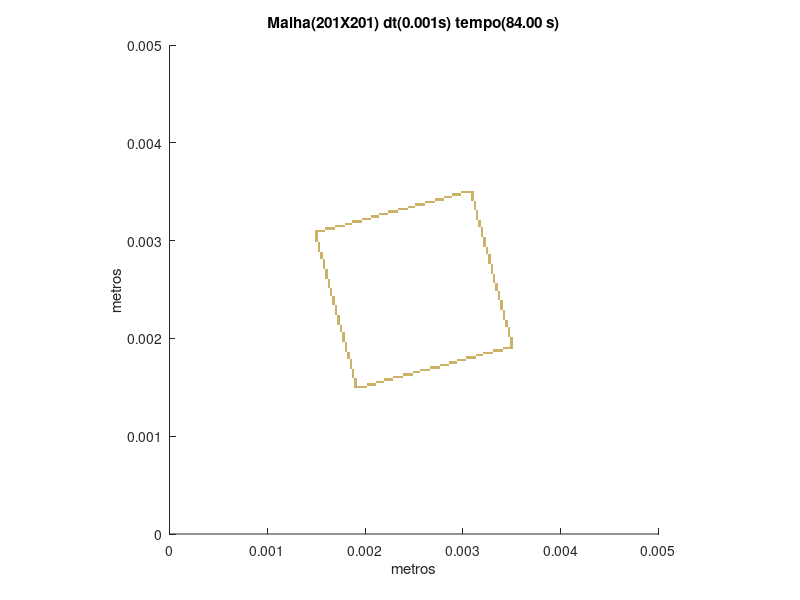

MATLAB code for this plot:
set (gca,'PlotBoxAspectRatio',[1 1 1],'Xlim',[0,0.005],'Ylim',[0,0.005])
hold on
title('Malha(201X201) dt(0.001s) tempo(84.00 s)')
hold on
ylabel('metros')
hold on
xlabel('metros')
hold on

fill([0.00189054726368159 0.00189054726368159 0.00191542288557214 0.00191542288557214],[0.00149253731343284 0.00151741293532338 0.00151741293532338 0.00149253731343284],[0.8,0.7,0.4],'LineStyle','none')

fill([0.00191542288557214 0.00191542288557214 0.00194029850746269 0.00194029850746269],[0.00149253731343284 0.00151741293532338 0.00151741293532338 0.00149253731343284],[0.8,0.7,0.4],'LineStyle','none')

fill([0.00194029850746269 0.00194029850746269 0.00196517412935323 0.00196517412935323],[0.00149253731343284 0.00151741293532338 0.00151741293532338 0.00149253731343284],[0.8,0.7,0.4],'LineStyle','none')

fill([0.00196517412935323 0.00196517412935323 0.00199004975124378 0.00199004975124378],[0.00149253731343284 0.00151741293532338 0.00151741293532338 0.00149253731343284],[0.8,0.7,0.4],'LineStyle','none')

fill([0.00199004975124378 0.00199004975124378 0.00201492537313433 0.00201492537313433],[0.00149253731343284 0.00151741293532338 0.00151741293532338 0.00149253731343284],[0.8,0.7,0.4],'LineStyle','none')

fill([0.00189054726368159 0.00189054726368159 0.00191542288557214 0.00191542288557214],[0.00151741293532338 0.00154228855721393 0.00154228855721393 0.00151741293532338],[0.8,0.7,0.4],'LineStyle','none')

fill([0.00201492537313433 0.00201492537313433 0.00203980099502488 0.00203980099502488],[0.00151741293532338 0.00154228855721393 0.00154228855721393 0.00151741293532338],[0.8,0.7,0.4],'LineStyle','none')

fill([0.00203980099502488 0.00203980099502488 0.00206467661691542 0.00206467661691542],[0.00151741293532338 0.00154228855721393 0.00154228855721393 0.00151741293532338],[0.8,0.7,0.4],'LineStyle','none')

fill([0.00206467661691542 0.00206467661691542 0.00208955223880597 0.00208955223880597],[0.00151741293532338 0.00154228855721393 0.00154228855721393 0.00151741293532338],[0.8,0.7,0.4],'LineStyle','none')

fill([0.00208955223880597 0.00208955223880597 0.00211442786069652 0.00211442786069652],[0.00151741293532338 0.00154228855721393 0.00154228855721393 0.00151741293532338],[0.8,0.7,0.4],'LineStyle','none')

fill([0.00189054726368159 0.00189054726368159 0.00191542288557214 0.00191542288557214],[0.00154228855721393 0.00156716417910448 0.00156716417910448 0.00154228855721393],[0.8,0.7,0.4],'LineStyle','none')

fill([0.00211442786069652 0.00211442786069652 0.00213930348258706 0.00213930348258706],[0.00154228855721393 0.00156716417910448 0.00156716417910448 0.00154228855721393],[0.8,0.7,0.4],'LineStyle','none')

fill([0.00213930348258706 0.00213930348258706 0.00216417910447761 0.00216417910447761],[0.00154228855721393 0.00156716417910448 0.00156716417910448 0.00154228855721393],[0.8,0.7,0.4],'LineStyle','none')

fill([0.00216417910447761 0.00216417910447761 0.00218905472636816 0.00218905472636816],[0.00154228855721393 0.00156716417910448 0.00156716417910448 0.00154228855721393],[0.8,0.7,0.4],'LineStyle','none')

fill([0.00189054726368159 0.00189054726368159 0.00191542288557214 0.00191542288557214],[0.00156716417910448 0.00159203980099502 0.00159203980099502 0.00156716417910448],[0.8,0.7,0.4],'LineStyle','none')

fill([0.00218905472636816 0.00218905472636816 0.00221393034825871 0.00221393034825871],[0.00156716417910448 0.00159203980099502 0.00159203980099502 0.00156716417910448],[0.8,0.7,0.4],'LineStyle','none')

fill([0.00221393034825871 0.00221393034825871 0.00223880597014925 0.00223880597014925],[0.00156716417910448 0.00159203980099502 0.00159203980099502 0.00156716417910448],[0.8,0.7,0.4],'LineStyle','none')

fill([0.00223880597014925 0.00223880597014925 0.0022636815920398 0.0022636815920398],[0.00156716417910448 0.00159203980099502 0.00159203980099502 0.00156716417910448],[0.8,0.7,0.4],'LineStyle','none')

fill([0.0022636815920398 0.0022636815920398 0.00228855721393035 0.00228855721393035],[0.00156716417910448 0.00159203980099502 0.00159203980099502 0.00156716417910448],[0.8,0.7,0.4],'LineStyle','none')

fill([0.00186567164179104 0.00186567164179104 0.00189054726368159 0.00189054726368159],[0.00159203980099502 0.00161691542288557 0.00161691542288557 0.00159203980099502],[0.8,0.7,0.4],'LineStyle','none')

fill([0.00228855721393035 0.00228855721393035 0.0023134328358209 0.0023134328358209],[0.00159203980099502 0.00161691542288557 0.00161691542288557 0.00159203980099502],[0.8,0.7,0.4],'LineStyle','none')

fill([0.0023134328358209 0.0023134328358209 0.00233830845771144 0.00233830845771144],[0.00159203980099502 0.00161691542288557 0.00161691542288557 0.00159203980099502],[0.8,0.7,0.4],'LineStyle','none')

fill([0.00233830845771144 0.00233830845771144 0.00236318407960199 0.00236318407960199],[0.00159203980099502 0.00161691542288557 0.00161691542288557 0.00159203980099502],[0.8,0.7,0.4],'LineStyle','none')

fill([0.00236318407960199 0.00236318407960199 0.00238805970149254 0.00238805970149254],[0.00159203980099502 0.00161691542288557 0.00161691542288557 0.00159203980099502],[0.8,0.7,0.4],'LineStyle','none')

fill([0.00186567164179104 0.00186567164179104 0.00189054726368159 0.00189054726368159],[0.00161691542288557 0.00164179104477612 0.00164179104477612 0.00161691542288557],[0.8,0.7,0.4],'LineStyle','none')

fill([0.00238805970149254 0.00238805970149254 0.00241293532338308 0.00241293532338308],[0.00161691542288557 0.00164179104477612 0.00164179104477612 0.00161691542288557],[0.8,0.7,0.4],'LineStyle','none')

fill([0.00241293532338308 0.00241293532338308 0.00243781094527363 0.00243781094527363],[0.00161691542288557 0.00164179104477612 0.00164179104477612 0.00161691542288557],[0.8,0.7,0.4],'LineStyle','none')

fill([0.00243781094527363 0.00243781094527363 0.00246268656716418 0.00246268656716418],[0.00161691542288557 0.00164179104477612 0.00164179104477612 0.00161691542288557],[0.8,0.7,0.4],'LineStyle','none')

fill([0.00246268656716418 0.00246268656716418 0.00248756218905473 0.00248756218905473],[0.00161691542288557 0.00164179104477612 0.00164179104477612 0.00161691542288557],[0.8,0.7,0.4],'LineStyle','none')

fill([0.00186567164179104 0.00186567164179104 0.00189054726368159 0.00189054726368159],[0.00164179104477612 0.00166666666666667 0.00166666666666667 0.00164179104477612],[0.8,0.7,0.4],'LineStyle','none')

fill([0.00248756218905473 0.00248756218905473 0.00251243781094527 0.00251243781094527],[0.00164179104477612 0.00166666666666667 0.00166666666666667 0.00164179104477612],[0.8,0.7,0.4],'LineStyle','none')

fill([0.00251243781094527 0.00251243781094527 0.00253731343283582 0.00253731343283582],[0.00164179104477612 0.00166666666666667 0.00166666666666667 0.00164179104477612],[0.8,0.7,0.4],'LineStyle','none')

fill([0.00253731343283582 0.00253731343283582 0.00256218905472637 0.00256218905472637],[0.00164179104477612 0.00166666666666667 0.00166666666666667 0.00164179104477612],[0.8,0.7,0.4],'LineStyle','none')

fill([0.00186567164179104 0.00186567164179104 0.00189054726368159 0.00189054726368159],[0.00166666666666667 0.00169154228855721 0.00169154228855721 0.00166666666666667],[0.8,0.7,0.4],'LineStyle','none')

fill([0.00256218905472637 0.00256218905472637 0.00258706467661692 0.00258706467661692],[0.00166666666666667 0.00169154228855721 0.00169154228855721 0.00166666666666667],[0.8,0.7,0.4],'LineStyle','none')

fill([0.00258706467661692 0.00258706467661692 0.00261194029850746 0.00261194029850746],[0.00166666666666667 0.00169154228855721 0.00169154228855721 0.00166666666666667],[0.8,0.7,0.4],'LineStyle','none')

fill([0.00261194029850746 0.00261194029850746 0.00263681592039801 0.00263681592039801],[0.00166666666666667 0.00169154228855721 0.00169154228855721 0.00166666666666667],[0.8,0.7,0.4],'LineStyle','none')

fill([0.00263681592039801 0.00263681592039801 0.00266169154228856 0.00266169154228856],[0.00166666666666667 0.00169154228855721 0.00169154228855721 0.00166666666666667],[0.8,0.7,0.4],'LineStyle','none')

fill([0.0018407960199005 0.0018407960199005 0.00186567164179104 0.00186567164179104],[0.00169154228855721 0.00171641791044776 0.00171641791044776 0.00169154228855721],[0.8,0.7,0.4],'LineStyle','none')

fill([0.00266169154228856 0.00266169154228856 0.0026865671641791 0.0026865671641791],[0.00169154228855721 0.00171641791044776 0.00171641791044776 0.00169154228855721],[0.8,0.7,0.4],'LineStyle','none')

fill([0.0026865671641791 0.0026865671641791 0.00271144278606965 0.00271144278606965],[0.00169154228855721 0.00171641791044776 0.00171641791044776 0.00169154228855721],[0.8,0.7,0.4],'LineStyle','none')

fill([0.00271144278606965 0.00271144278606965 0.0027363184079602 0.0027363184079602],[0.00169154228855721 0.00171641791044776 0.00171641791044776 0.00169154228855721],[0.8,0.7,0.4],'LineStyle','none')

fill([0.0027363184079602 0.0027363184079602 0.00276119402985075 0.00276119402985075],[0.00169154228855721 0.00171641791044776 0.00171641791044776 0.00169154228855721],[0.8,0.7,0.4],'LineStyle','none')

fill([0.0018407960199005 0.0018407960199005 0.00186567164179104 0.00186567164179104],[0.00171641791044776 0.00174129353233831 0.00174129353233831 0.00171641791044776],[0.8,0.7,0.4],'LineStyle','none')

fill([0.00276119402985075 0.00276119402985075 0.00278606965174129 0.00278606965174129],[0.00171641791044776 0.00174129353233831 0.00174129353233831 0.00171641791044776],[0.8,0.7,0.4],'LineStyle','none')

fill([0.00278606965174129 0.00278606965174129 0.00281094527363184 0.00281094527363184],[0.00171641791044776 0.00174129353233831 0.00174129353233831 0.00171641791044776],[0.8,0.7,0.4],'LineStyle','none')

fill([0.00281094527363184 0.00281094527363184 0.00283582089552239 0.00283582089552239],[0.00171641791044776 0.00174129353233831 0.00174129353233831 0.00171641791044776],[0.8,0.7,0.4],'LineStyle','none')

fill([0.00283582089552239 0.00283582089552239 0.00286069651741294 0.00286069651741294],[0.00171641791044776 0.00174129353233831 0.00174129353233831 0.00171641791044776],[0.8,0.7,0.4],'LineStyle','none')

fill([0.0018407960199005 0.0018407960199005 0.00186567164179104 0.00186567164179104],[0.00174129353233831 0.00176616915422886 0.00176616915422886 0.00174129353233831],[0.8,0.7,0.4],'LineStyle','none')

fill([0.00286069651741294 0.00286069651741294 0.00288557213930348 0.00288557213930348],[0.00174129353233831 0.00176616915422886 0.00176616915422886 0.00174129353233831],[0.8,0.7,0.4],'LineStyle','none')

fill([0.00288557213930348 0.00288557213930348 0.00291044776119403 0.00291044776119403],[0.00174129353233831 0.00176616915422886 0.00176616915422886 0.00174129353233831],[0.8,0.7,0.4],'LineStyle','none')

fill([0.00291044776119403 0.00291044776119403 0.00293532338308458 0.00293532338308458],[0.00174129353233831 0.00176616915422886 0.00176616915422886 0.00174129353233831],[0.8,0.7,0.4],'LineStyle','none')

fill([0.0018407960199005 0.0018407960199005 0.00186567164179104 0.00186567164179104],[0.00176616915422886 0.0017910447761194 0.0017910447761194 0.00176616915422886],[0.8,0.7,0.4],'LineStyle','none')

fill([0.00293532338308458 0.00293532338308458 0.00296019900497512 0.00296019900497512],[0.00176616915422886 0.0017910447761194 0.0017910447761194 0.00176616915422886],[0.8,0.7,0.4],'LineStyle','none')

fill([0.00296019900497512 0.00296019900497512 0.00298507462686567 0.00298507462686567],[0.00176616915422886 0.0017910447761194 0.0017910447761194 0.00176616915422886],[0.8,0.7,0.4],'LineStyle','none')

fill([0.00298507462686567 0.00298507462686567 0.00300995024875622 0.00300995024875622],[0.00176616915422886 0.0017910447761194 0.0017910447761194 0.00176616915422886],[0.8,0.7,0.4],'LineStyle','none')

fill([0.00300995024875622 0.00300995024875622 0.00303482587064677 0.00303482587064677],[0.00176616915422886 0.0017910447761194 0.0017910447761194 0.00176616915422886],[0.8,0.7,0.4],'LineStyle','none')

fill([0.00181592039800995 0.00181592039800995 0.0018407960199005 0.0018407960199005],[0.0017910447761194 0.00181592039800995 0.00181592039800995 0.0017910447761194],[0.8,0.7,0.4],'LineStyle','none')

fill([0.00303482587064677 0.00303482587064677 0.00305970149253731 0.00305970149253731],[0.0017910447761194 0.00181592039800995 0.00181592039800995 0.0017910447761194],[0.8,0.7,0.4],'LineStyle','none')

fill([0.00305970149253731 0.00305970149253731 0.00308457711442786 0.00308457711442786],[0.0017910447761194 0.00181592039800995 0.00181592039800995 0.0017910447761194],[0.8,0.7,0.4],'LineStyle','none')

fill([0.00308457711442786 0.00308457711442786 0.00310945273631841 0.00310945273631841],[0.0017910447761194 0.00181592039800995 0.00181592039800995 0.0017910447761194],[0.8,0.7,0.4],'LineStyle','none')

fill([0.00310945273631841 0.00310945273631841 0.00313432835820896 0.00313432835820896],[0.0017910447761194 0.00181592039800995 0.00181592039800995 0.0017910447761194],[0.8,0.7,0.4],'LineStyle','none')

fill([0.00181592039800995 0.00181592039800995 0.0018407960199005 0.0018407960199005],[0.00181592039800995 0.0018407960199005 0.0018407960199005 0.00181592039800995],[0.8,0.7,0.4],'LineStyle','none')

fill([0.00313432835820896 0.00313432835820896 0.0031592039800995 0.0031592039800995],[0.00181592039800995 0.0018407960199005 0.0018407960199005 0.00181592039800995],[0.8,0.7,0.4],'LineStyle','none')

fill([0.0031592039800995 0.0031592039800995 0.00318407960199005 0.00318407960199005],[0.00181592039800995 0.0018407960199005 0.0018407960199005 0.00181592039800995],[0.8,0.7,0.4],'LineStyle','none')

fill([0.00318407960199005 0.00318407960199005 0.0032089552238806 0.0032089552238806],[0.00181592039800995 0.0018407960199005 0.0018407960199005 0.00181592039800995],[0.8,0.7,0.4],'LineStyle','none')

fill([0.00181592039800995 0.00181592039800995 0.0018407960199005 0.0018407960199005],[0.0018407960199005 0.00186567164179104 0.00186567164179104 0.0018407960199005],[0.8,0.7,0.4],'LineStyle','none')

fill([0.0032089552238806 0.0032089552238806 0.00323383084577114 0.00323383084577114],[0.0018407960199005 0.00186567164179104 0.00186567164179104 0.0018407960199005],[0.8,0.7,0.4],'LineStyle','none')

fill([0.00323383084577114 0.00323383084577114 0.00325870646766169 0.00325870646766169],[0.0018407960199005 0.00186567164179104 0.00186567164179104 0.0018407960199005],[0.8,0.7,0.4],'LineStyle','none')

fill([0.00325870646766169 0.00325870646766169 0.00328358208955224 0.00328358208955224],[0.0018407960199005 0.00186567164179104 0.00186567164179104 0.0018407960199005],[0.8,0.7,0.4],'LineStyle','none')

fill([0.00328358208955224 0.00328358208955224 0.00330845771144279 0.00330845771144279],[0.0018407960199005 0.00186567164179104 0.00186567164179104 0.0018407960199005],[0.8,0.7,0.4],'LineStyle','none')

fill([0.0017910447761194 0.0017910447761194 0.00181592039800995 0.00181592039800995],[0.00186567164179104 0.00189054726368159 0.00189054726368159 0.00186567164179104],[0.8,0.7,0.4],'LineStyle','none')

fill([0.00330845771144279 0.00330845771144279 0.00333333333333333 0.00333333333333333],[0.00186567164179104 0.00189054726368159 0.00189054726368159 0.00186567164179104],[0.8,0.7,0.4],'LineStyle','none')

fill([0.00333333333333333 0.00333333333333333 0.00335820895522388 0.00335820895522388],[0.00186567164179104 0.00189054726368159 0.00189054726368159 0.00186567164179104],[0.8,0.7,0.4],'LineStyle','none')

fill([0.00335820895522388 0.00335820895522388 0.00338308457711443 0.00338308457711443],[0.00186567164179104 0.00189054726368159 0.00189054726368159 0.00186567164179104],[0.8,0.7,0.4],'LineStyle','none')

fill([0.00338308457711443 0.00338308457711443 0.00340796019900498 0.00340796019900498],[0.00186567164179104 0.00189054726368159 0.00189054726368159 0.00186567164179104],[0.8,0.7,0.4],'LineStyle','none')

fill([0.0017910447761194 0.0017910447761194 0.00181592039800995 0.00181592039800995],[0.00189054726368159 0.00191542288557214 0.00191542288557214 0.00189054726368159],[0.8,0.7,0.4],'LineStyle','none')

fill([0.00340796019900498 0.00340796019900498 0.00343283582089552 0.00343283582089552],[0.00189054726368159 0.00191542288557214 0.00191542288557214 0.00189054726368159],[0.8,0.7,0.4],'LineStyle','none')

fill([0.00343283582089552 0.00343283582089552 0.00345771144278607 0.00345771144278607],[0.00189054726368159 0.00191542288557214 0.00191542288557214 0.00189054726368159],[0.8,0.7,0.4],'LineStyle','none')

fill([0.00345771144278607 0.00345771144278607 0.00348258706467662 0.00348258706467662],[0.00189054726368159 0.00191542288557214 0.00191542288557214 0.00189054726368159],[0.8,0.7,0.4],'LineStyle','none')

fill([0.00348258706467662 0.00348258706467662 0.00350746268656716 0.00350746268656716],[0.00189054726368159 0.00191542288557214 0.00191542288557214 0.00189054726368159],[0.8,0.7,0.4],'LineStyle','none')

fill([0.0017910447761194 0.0017910447761194 0.00181592039800995 0.00181592039800995],[0.00191542288557214 0.00194029850746269 0.00194029850746269 0.00191542288557214],[0.8,0.7,0.4],'LineStyle','none')

fill([0.00348258706467662 0.00348258706467662 0.00350746268656716 0.00350746268656716],[0.00191542288557214 0.00194029850746269 0.00194029850746269 0.00191542288557214],[0.8,0.7,0.4],'LineStyle','none')

fill([0.0017910447761194 0.0017910447761194 0.00181592039800995 0.00181592039800995],[0.00194029850746269 0.00196517412935323 0.00196517412935323 0.00194029850746269],[0.8,0.7,0.4],'LineStyle','none')

fill([0.00348258706467662 0.00348258706467662 0.00350746268656716 0.00350746268656716],[0.00194029850746269 0.00196517412935323 0.00196517412935323 0.00194029850746269],[0.8,0.7,0.4],'LineStyle','none')

fill([0.00176616915422886 0.00176616915422886 0.0017910447761194 0.0017910447761194],[0.00196517412935323 0.00199004975124378 0.00199004975124378 0.00196517412935323],[0.8,0.7,0.4],'LineStyle','none')

fill([0.00348258706467662 0.00348258706467662 0.00350746268656716 0.00350746268656716],[0.00196517412935323 0.00199004975124378 0.00199004975124378 0.00196517412935323],[0.8,0.7,0.4],'LineStyle','none')

fill([0.00176616915422886 0.00176616915422886 0.0017910447761194 0.0017910447761194],[0.00199004975124378 0.00201492537313433 0.00201492537313433 0.00199004975124378],[0.8,0.7,0.4],'LineStyle','none')

fill([0.00348258706467662 0.00348258706467662 0.00350746268656716 0.00350746268656716],[0.00199004975124378 0.00201492537313433 0.00201492537313433 0.00199004975124378],[0.8,0.7,0.4],'LineStyle','none')

fill([0.00176616915422886 0.00176616915422886 0.0017910447761194 0.0017910447761194],[0.00201492537313433 0.00203980099502488 0.00203980099502488 0.00201492537313433],[0.8,0.7,0.4],'LineStyle','none')

fill([0.00345771144278607 0.00345771144278607 0.00348258706467662 0.00348258706467662],[0.00201492537313433 0.00203980099502488 0.00203980099502488 0.00201492537313433],[0.8,0.7,0.4],'LineStyle','none')

fill([0.00176616915422886 0.00176616915422886 0.0017910447761194 0.0017910447761194],[0.00203980099502488 0.00206467661691542 0.00206467661691542 0.00203980099502488],[0.8,0.7,0.4],'LineStyle','none')

fill([0.00345771144278607 0.00345771144278607 0.00348258706467662 0.00348258706467662],[0.00203980099502488 0.00206467661691542 0.00206467661691542 0.00203980099502488],[0.8,0.7,0.4],'LineStyle','none')

fill([0.00174129353233831 0.00174129353233831 0.00176616915422886 0.00176616915422886],[0.00206467661691542 0.00208955223880597 0.00208955223880597 0.00206467661691542],[0.8,0.7,0.4],'LineStyle','none')

fill([0.00345771144278607 0.00345771144278607 0.00348258706467662 0.00348258706467662],[0.00206467661691542 0.00208955223880597 0.00208955223880597 0.00206467661691542],[0.8,0.7,0.4],'LineStyle','none')

fill([0.00174129353233831 0.00174129353233831 0.00176616915422886 0.00176616915422886],[0.00208955223880597 0.00211442786069652 0.00211442786069652 0.00208955223880597],[0.8,0.7,0.4],'LineStyle','none')

fill([0.00345771144278607 0.00345771144278607 0.00348258706467662 0.00348258706467662],[0.00208955223880597 0.00211442786069652 0.00211442786069652 0.00208955223880597],[0.8,0.7,0.4],'LineStyle','none')

fill([0.00174129353233831 0.00174129353233831 0.00176616915422886 0.00176616915422886],[0.00211442786069652 0.00213930348258706 0.00213930348258706 0.00211442786069652],[0.8,0.7,0.4],'LineStyle','none')

fill([0.00343283582089552 0.00343283582089552 0.00345771144278607 0.00345771144278607],[0.00211442786069652 0.00213930348258706 0.00213930348258706 0.00211442786069652],[0.8,0.7,0.4],'LineStyle','none')

fill([0.00171641791044776 0.00171641791044776 0.00174129353233831 0.00174129353233831],[0.00213930348258706 0.00216417910447761 0.00216417910447761 0.00213930348258706],[0.8,0.7,0.4],'LineStyle','none')

fill([0.00343283582089552 0.00343283582089552 0.00345771144278607 0.00345771144278607],[0.00213930348258706 0.00216417910447761 0.00216417910447761 0.00213930348258706],[0.8,0.7,0.4],'LineStyle','none')

fill([0.00171641791044776 0.00171641791044776 0.00174129353233831 0.00174129353233831],[0.00216417910447761 0.00218905472636816 0.00218905472636816 0.00216417910447761],[0.8,0.7,0.4],'LineStyle','none')

fill([0.00343283582089552 0.00343283582089552 0.00345771144278607 0.00345771144278607],[0.00216417910447761 0.00218905472636816 0.00218905472636816 0.00216417910447761],[0.8,0.7,0.4],'LineStyle','none')

fill([0.00171641791044776 0.00171641791044776 0.00174129353233831 0.00174129353233831],[0.00218905472636816 0.00221393034825871 0.00221393034825871 0.00218905472636816],[0.8,0.7,0.4],'LineStyle','none')

fill([0.00340796019900498 0.00340796019900498 0.00343283582089552 0.00343283582089552],[0.00218905472636816 0.00221393034825871 0.00221393034825871 0.00218905472636816],[0.8,0.7,0.4],'LineStyle','none')

fill([0.00171641791044776 0.00171641791044776 0.00174129353233831 0.00174129353233831],[0.00221393034825871 0.00223880597014925 0.00223880597014925 0.00221393034825871],[0.8,0.7,0.4],'LineStyle','none')

fill([0.00340796019900498 0.00340796019900498 0.00343283582089552 0.00343283582089552],[0.00221393034825871 0.00223880597014925 0.00223880597014925 0.00221393034825871],[0.8,0.7,0.4],'LineStyle','none')

fill([0.00169154228855721 0.00169154228855721 0.00171641791044776 0.00171641791044776],[0.00223880597014925 0.0022636815920398 0.0022636815920398 0.00223880597014925],[0.8,0.7,0.4],'LineStyle','none')

fill([0.00340796019900498 0.00340796019900498 0.00343283582089552 0.00343283582089552],[0.00223880597014925 0.0022636815920398 0.0022636815920398 0.00223880597014925],[0.8,0.7,0.4],'LineStyle','none')

fill([0.00169154228855721 0.00169154228855721 0.00171641791044776 0.00171641791044776],[0.0022636815920398 0.00228855721393035 0.00228855721393035 0.0022636815920398],[0.8,0.7,0.4],'LineStyle','none')

fill([0.00340796019900498 0.00340796019900498 0.00343283582089552 0.00343283582089552],[0.0022636815920398 0.00228855721393035 0.00228855721393035 0.0022636815920398],[0.8,0.7,0.4],'LineStyle','none')

fill([0.00169154228855721 0.00169154228855721 0.00171641791044776 0.00171641791044776],[0.00228855721393035 0.0023134328358209 0.0023134328358209 0.00228855721393035],[0.8,0.7,0.4],'LineStyle','none')

fill([0.00338308457711443 0.00338308457711443 0.00340796019900498 0.00340796019900498],[0.00228855721393035 0.0023134328358209 0.0023134328358209 0.00228855721393035],[0.8,0.7,0.4],'LineStyle','none')

fill([0.00169154228855721 0.00169154228855721 0.00171641791044776 0.00171641791044776],[0.0023134328358209 0.00233830845771144 0.00233830845771144 0.0023134328358209],[0.8,0.7,0.4],'LineStyle','none')

fill([0.00338308457711443 0.00338308457711443 0.00340796019900498 0.00340796019900498],[0.0023134328358209 0.00233830845771144 0.00233830845771144 0.0023134328358209],[0.8,0.7,0.4],'LineStyle','none')

fill([0.00166666666666667 0.00166666666666667 0.00169154228855721 0.00169154228855721],[0.00233830845771144 0.00236318407960199 0.00236318407960199 0.00233830845771144],[0.8,0.7,0.4],'LineStyle','none')

fill([0.00338308457711443 0.00338308457711443 0.00340796019900498 0.00340796019900498],[0.00233830845771144 0.00236318407960199 0.00236318407960199 0.00233830845771144],[0.8,0.7,0.4],'LineStyle','none')

fill([0.00166666666666667 0.00166666666666667 0.00169154228855721 0.00169154228855721],[0.00236318407960199 0.00238805970149254 0.00238805970149254 0.00236318407960199],[0.8,0.7,0.4],'LineStyle','none')

fill([0.00338308457711443 0.00338308457711443 0.00340796019900498 0.00340796019900498],[0.00236318407960199 0.00238805970149254 0.00238805970149254 0.00236318407960199],[0.8,0.7,0.4],'LineStyle','none')

fill([0.00166666666666667 0.00166666666666667 0.00169154228855721 0.00169154228855721],[0.00238805970149254 0.00241293532338308 0.00241293532338308 0.00238805970149254],[0.8,0.7,0.4],'LineStyle','none')

fill([0.00335820895522388 0.00335820895522388 0.00338308457711443 0.00338308457711443],[0.00238805970149254 0.00241293532338308 0.00241293532338308 0.00238805970149254],[0.8,0.7,0.4],'LineStyle','none')

fill([0.00166666666666667 0.00166666666666667 0.00169154228855721 0.00169154228855721],[0.00241293532338308 0.00243781094527363 0.00243781094527363 0.00241293532338308],[0.8,0.7,0.4],'LineStyle','none')

fill([0.00335820895522388 0.00335820895522388 0.00338308457711443 0.00338308457711443],[0.00241293532338308 0.00243781094527363 0.00243781094527363 0.00241293532338308],[0.8,0.7,0.4],'LineStyle','none')

fill([0.00164179104477612 0.00164179104477612 0.00166666666666667 0.00166666666666667],[0.00243781094527363 0.00246268656716418 0.00246268656716418 0.00243781094527363],[0.8,0.7,0.4],'LineStyle','none')

fill([0.00335820895522388 0.00335820895522388 0.00338308457711443 0.00338308457711443],[0.00243781094527363 0.00246268656716418 0.00246268656716418 0.00243781094527363],[0.8,0.7,0.4],'LineStyle','none')

fill([0.00164179104477612 0.00164179104477612 0.00166666666666667 0.00166666666666667],[0.00246268656716418 0.00248756218905473 0.00248756218905473 0.00246268656716418],[0.8,0.7,0.4],'LineStyle','none')

fill([0.00335820895522388 0.00335820895522388 0.00338308457711443 0.00338308457711443],[0.00246268656716418 0.00248756218905473 0.00248756218905473 0.00246268656716418],[0.8,0.7,0.4],'LineStyle','none')

fill([0.00164179104477612 0.00164179104477612 0.00166666666666667 0.00166666666666667],[0.00248756218905473 0.00251243781094527 0.00251243781094527 0.00248756218905473],[0.8,0.7,0.4],'LineStyle','none')

fill([0.00333333333333333 0.00333333333333333 0.00335820895522388 0.00335820895522388],[0.00248756218905473 0.00251243781094527 0.00251243781094527 0.00248756218905473],[0.8,0.7,0.4],'LineStyle','none')

fill([0.00161691542288557 0.00161691542288557 0.00164179104477612 0.00164179104477612],[0.00251243781094527 0.00253731343283582 0.00253731343283582 0.00251243781094527],[0.8,0.7,0.4],'LineStyle','none')

fill([0.00333333333333333 0.00333333333333333 0.00335820895522388 0.00335820895522388],[0.00251243781094527 0.00253731343283582 0.00253731343283582 0.00251243781094527],[0.8,0.7,0.4],'LineStyle','none')

fill([0.00161691542288557 0.00161691542288557 0.00164179104477612 0.00164179104477612],[0.00253731343283582 0.00256218905472637 0.00256218905472637 0.00253731343283582],[0.8,0.7,0.4],'LineStyle','none')

fill([0.00333333333333333 0.00333333333333333 0.00335820895522388 0.00335820895522388],[0.00253731343283582 0.00256218905472637 0.00256218905472637 0.00253731343283582],[0.8,0.7,0.4],'LineStyle','none')

fill([0.00161691542288557 0.00161691542288557 0.00164179104477612 0.00164179104477612],[0.00256218905472637 0.00258706467661692 0.00258706467661692 0.00256218905472637],[0.8,0.7,0.4],'LineStyle','none')

fill([0.00330845771144279 0.00330845771144279 0.00333333333333333 0.00333333333333333],[0.00256218905472637 0.00258706467661692 0.00258706467661692 0.00256218905472637],[0.8,0.7,0.4],'LineStyle','none')

fill([0.00161691542288557 0.00161691542288557 0.00164179104477612 0.00164179104477612],[0.00258706467661692 0.00261194029850746 0.00261194029850746 0.00258706467661692],[0.8,0.7,0.4],'LineStyle','none')

fill([0.00330845771144279 0.00330845771144279 0.00333333333333333 0.00333333333333333],[0.00258706467661692 0.00261194029850746 0.00261194029850746 0.00258706467661692],[0.8,0.7,0.4],'LineStyle','none')

fill([0.00159203980099502 0.00159203980099502 0.00161691542288557 0.00161691542288557],[0.00261194029850746 0.00263681592039801 0.00263681592039801 0.00261194029850746],[0.8,0.7,0.4],'LineStyle','none')

fill([0.00330845771144279 0.00330845771144279 0.00333333333333333 0.00333333333333333],[0.00261194029850746 0.00263681592039801 0.00263681592039801 0.00261194029850746],[0.8,0.7,0.4],'LineStyle','none')

fill([0.00159203980099502 0.00159203980099502 0.00161691542288557 0.00161691542288557],[0.00263681592039801 0.00266169154228856 0.00266169154228856 0.00263681592039801],[0.8,0.7,0.4],'LineStyle','none')

fill([0.00330845771144279 0.00330845771144279 0.00333333333333333 0.00333333333333333],[0.00263681592039801 0.00266169154228856 0.00266169154228856 0.00263681592039801],[0.8,0.7,0.4],'LineStyle','none')

fill([0.00159203980099502 0.00159203980099502 0.00161691542288557 0.00161691542288557],[0.00266169154228856 0.0026865671641791 0.0026865671641791 0.00266169154228856],[0.8,0.7,0.4],'LineStyle','none')

fill([0.00328358208955224 0.00328358208955224 0.00330845771144279 0.00330845771144279],[0.00266169154228856 0.0026865671641791 0.0026865671641791 0.00266169154228856],[0.8,0.7,0.4],'LineStyle','none')

fill([0.00159203980099502 0.00159203980099502 0.00161691542288557 0.00161691542288557],[0.0026865671641791 0.00271144278606965 0.00271144278606965 0.0026865671641791],[0.8,0.7,0.4],'LineStyle','none')

fill([0.00328358208955224 0.00328358208955224 0.00330845771144279 0.00330845771144279],[0.0026865671641791 0.00271144278606965 0.00271144278606965 0.0026865671641791],[0.8,0.7,0.4],'LineStyle','none')

fill([0.00156716417910448 0.00156716417910448 0.00159203980099502 0.00159203980099502],[0.00271144278606965 0.0027363184079602 0.0027363184079602 0.00271144278606965],[0.8,0.7,0.4],'LineStyle','none')

fill([0.00328358208955224 0.00328358208955224 0.00330845771144279 0.00330845771144279],[0.00271144278606965 0.0027363184079602 0.0027363184079602 0.00271144278606965],[0.8,0.7,0.4],'LineStyle','none')

fill([0.00156716417910448 0.00156716417910448 0.00159203980099502 0.00159203980099502],[0.0027363184079602 0.00276119402985075 0.00276119402985075 0.0027363184079602],[0.8,0.7,0.4],'LineStyle','none')

fill([0.00328358208955224 0.00328358208955224 0.00330845771144279 0.00330845771144279],[0.0027363184079602 0.00276119402985075 0.00276119402985075 0.0027363184079602],[0.8,0.7,0.4],'LineStyle','none')

fill([0.00156716417910448 0.00156716417910448 0.00159203980099502 0.00159203980099502],[0.00276119402985075 0.00278606965174129 0.00278606965174129 0.00276119402985075],[0.8,0.7,0.4],'LineStyle','none')

fill([0.00325870646766169 0.00325870646766169 0.00328358208955224 0.00328358208955224],[0.00276119402985075 0.00278606965174129 0.00278606965174129 0.00276119402985075],[0.8,0.7,0.4],'LineStyle','none')

fill([0.00156716417910448 0.00156716417910448 0.00159203980099502 0.00159203980099502],[0.00278606965174129 0.00281094527363184 0.00281094527363184 0.00278606965174129],[0.8,0.7,0.4],'LineStyle','none')

fill([0.00325870646766169 0.00325870646766169 0.00328358208955224 0.00328358208955224],[0.00278606965174129 0.00281094527363184 0.00281094527363184 0.00278606965174129],[0.8,0.7,0.4],'LineStyle','none')

fill([0.00154228855721393 0.00154228855721393 0.00156716417910448 0.00156716417910448],[0.00281094527363184 0.00283582089552239 0.00283582089552239 0.00281094527363184],[0.8,0.7,0.4],'LineStyle','none')

fill([0.00325870646766169 0.00325870646766169 0.00328358208955224 0.00328358208955224],[0.00281094527363184 0.00283582089552239 0.00283582089552239 0.00281094527363184],[0.8,0.7,0.4],'LineStyle','none')

fill([0.00154228855721393 0.00154228855721393 0.00156716417910448 0.00156716417910448],[0.00283582089552239 0.00286069651741294 0.00286069651741294 0.00283582089552239],[0.8,0.7,0.4],'LineStyle','none')

fill([0.00325870646766169 0.00325870646766169 0.00328358208955224 0.00328358208955224],[0.00283582089552239 0.00286069651741294 0.00286069651741294 0.00283582089552239],[0.8,0.7,0.4],'LineStyle','none')

fill([0.00154228855721393 0.00154228855721393 0.00156716417910448 0.00156716417910448],[0.00286069651741294 0.00288557213930348 0.00288557213930348 0.00286069651741294],[0.8,0.7,0.4],'LineStyle','none')

fill([0.00323383084577114 0.00323383084577114 0.00325870646766169 0.00325870646766169],[0.00286069651741294 0.00288557213930348 0.00288557213930348 0.00286069651741294],[0.8,0.7,0.4],'LineStyle','none')

fill([0.00151741293532338 0.00151741293532338 0.00154228855721393 0.00154228855721393],[0.00288557213930348 0.00291044776119403 0.00291044776119403 0.00288557213930348],[0.8,0.7,0.4],'LineStyle','none')

fill([0.00323383084577114 0.00323383084577114 0.00325870646766169 0.00325870646766169],[0.00288557213930348 0.00291044776119403 0.00291044776119403 0.00288557213930348],[0.8,0.7,0.4],'LineStyle','none')

fill([0.00151741293532338 0.00151741293532338 0.00154228855721393 0.00154228855721393],[0.00291044776119403 0.00293532338308458 0.00293532338308458 0.00291044776119403],[0.8,0.7,0.4],'LineStyle','none')

fill([0.00323383084577114 0.00323383084577114 0.00325870646766169 0.00325870646766169],[0.00291044776119403 0.00293532338308458 0.00293532338308458 0.00291044776119403],[0.8,0.7,0.4],'LineStyle','none')

fill([0.00151741293532338 0.00151741293532338 0.00154228855721393 0.00154228855721393],[0.00293532338308458 0.00296019900497512 0.00296019900497512 0.00293532338308458],[0.8,0.7,0.4],'LineStyle','none')

fill([0.0032089552238806 0.0032089552238806 0.00323383084577114 0.00323383084577114],[0.00293532338308458 0.00296019900497512 0.00296019900497512 0.00293532338308458],[0.8,0.7,0.4],'LineStyle','none')

fill([0.00151741293532338 0.00151741293532338 0.00154228855721393 0.00154228855721393],[0.00296019900497512 0.00298507462686567 0.00298507462686567 0.00296019900497512],[0.8,0.7,0.4],'LineStyle','none')

fill([0.0032089552238806 0.0032089552238806 0.00323383084577114 0.00323383084577114],[0.00296019900497512 0.00298507462686567 0.00298507462686567 0.00296019900497512],[0.8,0.7,0.4],'LineStyle','none')

fill([0.00149253731343284 0.00149253731343284 0.00151741293532338 0.00151741293532338],[0.00298507462686567 0.00300995024875622 0.00300995024875622 0.00298507462686567],[0.8,0.7,0.4],'LineStyle','none')

fill([0.0032089552238806 0.0032089552238806 0.00323383084577114 0.00323383084577114],[0.00298507462686567 0.00300995024875622 0.00300995024875622 0.00298507462686567],[0.8,0.7,0.4],'LineStyle','none')

fill([0.00149253731343284 0.00149253731343284 0.00151741293532338 0.00151741293532338],[0.00300995024875622 0.00303482587064677 0.00303482587064677 0.00300995024875622],[0.8,0.7,0.4],'LineStyle','none')

fill([0.0032089552238806 0.0032089552238806 0.00323383084577114 0.00323383084577114],[0.00300995024875622 0.00303482587064677 0.00303482587064677 0.00300995024875622],[0.8,0.7,0.4],'LineStyle','none')

fill([0.00149253731343284 0.00149253731343284 0.00151741293532338 0.00151741293532338],[0.00303482587064677 0.00305970149253731 0.00305970149253731 0.00303482587064677],[0.8,0.7,0.4],'LineStyle','none')

fill([0.00318407960199005 0.00318407960199005 0.0032089552238806 0.0032089552238806],[0.00303482587064677 0.00305970149253731 0.00305970149253731 0.00303482587064677],[0.8,0.7,0.4],'LineStyle','none')

fill([0.00149253731343284 0.00149253731343284 0.00151741293532338 0.00151741293532338],[0.00305970149253731 0.00308457711442786 0.00308457711442786 0.00305970149253731],[0.8,0.7,0.4],'LineStyle','none')

fill([0.00318407960199005 0.00318407960199005 0.0032089552238806 0.0032089552238806],[0.00305970149253731 0.00308457711442786 0.00308457711442786 0.00305970149253731],[0.8,0.7,0.4],'LineStyle','none')

fill([0.00149253731343284 0.00149253731343284 0.00151741293532338 0.00151741293532338],[0.00308457711442786 0.00310945273631841 0.00310945273631841 0.00308457711442786],[0.8,0.7,0.4],'LineStyle','none')

fill([0.00151741293532338 0.00151741293532338 0.00154228855721393 0.00154228855721393],[0.00308457711442786 0.00310945273631841 0.00310945273631841 0.00308457711442786],[0.8,0.7,0.4],'LineStyle','none')

fill([0.00154228855721393 0.00154228855721393 0.00156716417910448 0.00156716417910448],[0.00308457711442786 0.00310945273631841 0.00310945273631841 0.00308457711442786],[0.8,0.7,0.4],'LineStyle','none')

fill([0.00156716417910448 0.00156716417910448 0.00159203980099502 0.00159203980099502],[0.00308457711442786 0.00310945273631841 0.00310945273631841 0.00308457711442786],[0.8,0.7,0.4],'LineStyle','none')

fill([0.00318407960199005 0.00318407960199005 0.0032089552238806 0.0032089552238806],[0.00308457711442786 0.00310945273631841 0.00310945273631841 0.00308457711442786],[0.8,0.7,0.4],'LineStyle','none')

fill([0.00159203980099502 0.00159203980099502 0.00161691542288557 0.00161691542288557],[0.00310945273631841 0.00313432835820896 0.00313432835820896 0.00310945273631841],[0.8,0.7,0.4],'LineStyle','none')

fill([0.00161691542288557 0.00161691542288557 0.00164179104477612 0.00164179104477612],[0.00310945273631841 0.00313432835820896 0.00313432835820896 0.00310945273631841],[0.8,0.7,0.4],'LineStyle','none')

fill([0.00164179104477612 0.00164179104477612 0.00166666666666667 0.00166666666666667],[0.00310945273631841 0.00313432835820896 0.00313432835820896 0.00310945273631841],[0.8,0.7,0.4],'LineStyle','none')

fill([0.00166666666666667 0.00166666666666667 0.00169154228855721 0.00169154228855721],[0.00310945273631841 0.00313432835820896 0.00313432835820896 0.00310945273631841],[0.8,0.7,0.4],'LineStyle','none')

fill([0.00318407960199005 0.00318407960199005 0.0032089552238806 0.0032089552238806],[0.00310945273631841 0.00313432835820896 0.00313432835820896 0.00310945273631841],[0.8,0.7,0.4],'LineStyle','none')

fill([0.00169154228855721 0.00169154228855721 0.00171641791044776 0.00171641791044776],[0.00313432835820896 0.0031592039800995 0.0031592039800995 0.00313432835820896],[0.8,0.7,0.4],'LineStyle','none')

fill([0.00171641791044776 0.00171641791044776 0.00174129353233831 0.00174129353233831],[0.00313432835820896 0.0031592039800995 0.0031592039800995 0.00313432835820896],[0.8,0.7,0.4],'LineStyle','none')

fill([0.00174129353233831 0.00174129353233831 0.00176616915422886 0.00176616915422886],[0.00313432835820896 0.0031592039800995 0.0031592039800995 0.00313432835820896],[0.8,0.7,0.4],'LineStyle','none')

fill([0.00176616915422886 0.00176616915422886 0.0017910447761194 0.0017910447761194],[0.00313432835820896 0.0031592039800995 0.0031592039800995 0.00313432835820896],[0.8,0.7,0.4],'LineStyle','none')

fill([0.0031592039800995 0.0031592039800995 0.00318407960199005 0.00318407960199005],[0.00313432835820896 0.0031592039800995 0.0031592039800995 0.00313432835820896],[0.8,0.7,0.4],'LineStyle','none')

fill([0.0017910447761194 0.0017910447761194 0.00181592039800995 0.00181592039800995],[0.0031592039800995 0.00318407960199005 0.00318407960199005 0.0031592039800995],[0.8,0.7,0.4],'LineStyle','none')

fill([0.00181592039800995 0.00181592039800995 0.0018407960199005 0.0018407960199005],[0.0031592039800995 0.00318407960199005 0.00318407960199005 0.0031592039800995],[0.8,0.7,0.4],'LineStyle','none')

fill([0.0018407960199005 0.0018407960199005 0.00186567164179104 0.00186567164179104],[0.0031592039800995 0.00318407960199005 0.00318407960199005 0.0031592039800995],[0.8,0.7,0.4],'LineStyle','none')

fill([0.0031592039800995 0.0031592039800995 0.00318407960199005 0.00318407960199005],[0.0031592039800995 0.00318407960199005 0.00318407960199005 0.0031592039800995],[0.8,0.7,0.4],'LineStyle','none')

fill([0.00186567164179104 0.00186567164179104 0.00189054726368159 0.00189054726368159],[0.00318407960199005 0.0032089552238806 0.0032089552238806 0.00318407960199005],[0.8,0.7,0.4],'LineStyle','none')

fill([0.00189054726368159 0.00189054726368159 0.00191542288557214 0.00191542288557214],[0.00318407960199005 0.0032089552238806 0.0032089552238806 0.00318407960199005],[0.8,0.7,0.4],'LineStyle','none')

fill([0.00191542288557214 0.00191542288557214 0.00194029850746269 0.00194029850746269],[0.00318407960199005 0.0032089552238806 0.0032089552238806 0.00318407960199005],[0.8,0.7,0.4],'LineStyle','none')

fill([0.00194029850746269 0.00194029850746269 0.00196517412935323 0.00196517412935323],[0.00318407960199005 0.0032089552238806 0.0032089552238806 0.00318407960199005],[0.8,0.7,0.4],'LineStyle','none')

fill([0.0031592039800995 0.0031592039800995 0.00318407960199005 0.00318407960199005],[0.00318407960199005 0.0032089552238806 0.0032089552238806 0.00318407960199005],[0.8,0.7,0.4],'LineStyle','none')

fill([0.00196517412935323 0.00196517412935323 0.00199004975124378 0.00199004975124378],[0.0032089552238806 0.00323383084577114 0.00323383084577114 0.0032089552238806],[0.8,0.7,0.4],'LineStyle','none')

fill([0.00199004975124378 0.00199004975124378 0.00201492537313433 0.00201492537313433],[0.0032089552238806 0.00323383084577114 0.00323383084577114 0.0032089552238806],[0.8,0.7,0.4],'LineStyle','none')

fill([0.00201492537313433 0.00201492537313433 0.00203980099502488 0.00203980099502488],[0.0032089552238806 0.00323383084577114 0.00323383084577114 0.0032089552238806],[0.8,0.7,0.4],'LineStyle','none')

fill([0.00203980099502488 0.00203980099502488 0.00206467661691542 0.00206467661691542],[0.0032089552238806 0.00323383084577114 0.00323383084577114 0.0032089552238806],[0.8,0.7,0.4],'LineStyle','none')

fill([0.00313432835820896 0.00313432835820896 0.0031592039800995 0.0031592039800995],[0.0032089552238806 0.00323383084577114 0.00323383084577114 0.0032089552238806],[0.8,0.7,0.4],'LineStyle','none')

fill([0.00206467661691542 0.00206467661691542 0.00208955223880597 0.00208955223880597],[0.00323383084577114 0.00325870646766169 0.00325870646766169 0.00323383084577114],[0.8,0.7,0.4],'LineStyle','none')

fill([0.00208955223880597 0.00208955223880597 0.00211442786069652 0.00211442786069652],[0.00323383084577114 0.00325870646766169 0.00325870646766169 0.00323383084577114],[0.8,0.7,0.4],'LineStyle','none')

fill([0.00211442786069652 0.00211442786069652 0.00213930348258706 0.00213930348258706],[0.00323383084577114 0.00325870646766169 0.00325870646766169 0.00323383084577114],[0.8,0.7,0.4],'LineStyle','none')

fill([0.00313432835820896 0.00313432835820896 0.0031592039800995 0.0031592039800995],[0.00323383084577114 0.00325870646766169 0.00325870646766169 0.00323383084577114],[0.8,0.7,0.4],'LineStyle','none')

fill([0.00213930348258706 0.00213930348258706 0.00216417910447761 0.00216417910447761],[0.00325870646766169 0.00328358208955224 0.00328358208955224 0.00325870646766169],[0.8,0.7,0.4],'LineStyle','none')

fill([0.00216417910447761 0.00216417910447761 0.00218905472636816 0.00218905472636816],[0.00325870646766169 0.00328358208955224 0.00328358208955224 0.00325870646766169],[0.8,0.7,0.4],'LineStyle','none')

fill([0.00218905472636816 0.00218905472636816 0.00221393034825871 0.00221393034825871],[0.00325870646766169 0.00328358208955224 0.00328358208955224 0.00325870646766169],[0.8,0.7,0.4],'LineStyle','none')

fill([0.00221393034825871 0.00221393034825871 0.00223880597014925 0.00223880597014925],[0.00325870646766169 0.00328358208955224 0.00328358208955224 0.00325870646766169],[0.8,0.7,0.4],'LineStyle','none')

fill([0.00313432835820896 0.00313432835820896 0.0031592039800995 0.0031592039800995],[0.00325870646766169 0.00328358208955224 0.00328358208955224 0.00325870646766169],[0.8,0.7,0.4],'LineStyle','none')

fill([0.00223880597014925 0.00223880597014925 0.0022636815920398 0.0022636815920398],[0.00328358208955224 0.00330845771144279 0.00330845771144279 0.00328358208955224],[0.8,0.7,0.4],'LineStyle','none')

fill([0.0022636815920398 0.0022636815920398 0.00228855721393035 0.00228855721393035],[0.00328358208955224 0.00330845771144279 0.00330845771144279 0.00328358208955224],[0.8,0.7,0.4],'LineStyle','none')

fill([0.00228855721393035 0.00228855721393035 0.0023134328358209 0.0023134328358209],[0.00328358208955224 0.00330845771144279 0.00330845771144279 0.00328358208955224],[0.8,0.7,0.4],'LineStyle','none')

fill([0.0023134328358209 0.0023134328358209 0.00233830845771144 0.00233830845771144],[0.00328358208955224 0.00330845771144279 0.00330845771144279 0.00328358208955224],[0.8,0.7,0.4],'LineStyle','none')

fill([0.00313432835820896 0.00313432835820896 0.0031592039800995 0.0031592039800995],[0.00328358208955224 0.00330845771144279 0.00330845771144279 0.00328358208955224],[0.8,0.7,0.4],'LineStyle','none')

fill([0.00233830845771144 0.00233830845771144 0.00236318407960199 0.00236318407960199],[0.00330845771144279 0.00333333333333333 0.00333333333333333 0.00330845771144279],[0.8,0.7,0.4],'LineStyle','none')

fill([0.00236318407960199 0.00236318407960199 0.00238805970149254 0.00238805970149254],[0.00330845771144279 0.00333333333333333 0.00333333333333333 0.00330845771144279],[0.8,0.7,0.4],'LineStyle','none')

fill([0.00238805970149254 0.00238805970149254 0.00241293532338308 0.00241293532338308],[0.00330845771144279 0.00333333333333333 0.00333333333333333 0.00330845771144279],[0.8,0.7,0.4],'LineStyle','none')

fill([0.00241293532338308 0.00241293532338308 0.00243781094527363 0.00243781094527363],[0.00330845771144279 0.00333333333333333 0.00333333333333333 0.00330845771144279],[0.8,0.7,0.4],'LineStyle','none')

fill([0.00310945273631841 0.00310945273631841 0.00313432835820896 0.00313432835820896],[0.00330845771144279 0.00333333333333333 0.00333333333333333 0.00330845771144279],[0.8,0.7,0.4],'LineStyle','none')

fill([0.00243781094527363 0.00243781094527363 0.00246268656716418 0.00246268656716418],[0.00333333333333333 0.00335820895522388 0.00335820895522388 0.00333333333333333],[0.8,0.7,0.4],'LineStyle','none')

fill([0.00246268656716418 0.00246268656716418 0.00248756218905473 0.00248756218905473],[0.00333333333333333 0.00335820895522388 0.00335820895522388 0.00333333333333333],[0.8,0.7,0.4],'LineStyle','none')

fill([0.00248756218905473 0.00248756218905473 0.00251243781094527 0.00251243781094527],[0.00333333333333333 0.00335820895522388 0.00335820895522388 0.00333333333333333],[0.8,0.7,0.4],'LineStyle','none')

fill([0.00310945273631841 0.00310945273631841 0.00313432835820896 0.00313432835820896],[0.00333333333333333 0.00335820895522388 0.00335820895522388 0.00333333333333333],[0.8,0.7,0.4],'LineStyle','none')

fill([0.00251243781094527 0.00251243781094527 0.00253731343283582 0.00253731343283582],[0.00335820895522388 0.00338308457711443 0.00338308457711443 0.00335820895522388],[0.8,0.7,0.4],'LineStyle','none')

fill([0.00253731343283582 0.00253731343283582 0.00256218905472637 0.00256218905472637],[0.00335820895522388 0.00338308457711443 0.00338308457711443 0.00335820895522388],[0.8,0.7,0.4],'LineStyle','none')

fill([0.00256218905472637 0.00256218905472637 0.00258706467661692 0.00258706467661692],[0.00335820895522388 0.00338308457711443 0.00338308457711443 0.00335820895522388],[0.8,0.7,0.4],'LineStyle','none')

fill([0.00258706467661692 0.00258706467661692 0.00261194029850746 0.00261194029850746],[0.00335820895522388 0.00338308457711443 0.00338308457711443 0.00335820895522388],[0.8,0.7,0.4],'LineStyle','none')

fill([0.00310945273631841 0.00310945273631841 0.00313432835820896 0.00313432835820896],[0.00335820895522388 0.00338308457711443 0.00338308457711443 0.00335820895522388],[0.8,0.7,0.4],'LineStyle','none')

fill([0.00261194029850746 0.00261194029850746 0.00263681592039801 0.00263681592039801],[0.00338308457711443 0.00340796019900498 0.00340796019900498 0.00338308457711443],[0.8,0.7,0.4],'LineStyle','none')

fill([0.00263681592039801 0.00263681592039801 0.00266169154228856 0.00266169154228856],[0.00338308457711443 0.00340796019900498 0.00340796019900498 0.00338308457711443],[0.8,0.7,0.4],'LineStyle','none')

fill([0.00266169154228856 0.00266169154228856 0.0026865671641791 0.0026865671641791],[0.00338308457711443 0.00340796019900498 0.00340796019900498 0.00338308457711443],[0.8,0.7,0.4],'LineStyle','none')

fill([0.0026865671641791 0.0026865671641791 0.00271144278606965 0.00271144278606965],[0.00338308457711443 0.00340796019900498 0.00340796019900498 0.00338308457711443],[0.8,0.7,0.4],'LineStyle','none')

fill([0.00310945273631841 0.00310945273631841 0.00313432835820896 0.00313432835820896],[0.00338308457711443 0.00340796019900498 0.00340796019900498 0.00338308457711443],[0.8,0.7,0.4],'LineStyle','none')

fill([0.00271144278606965 0.00271144278606965 0.0027363184079602 0.0027363184079602],[0.00340796019900498 0.00343283582089552 0.00343283582089552 0.00340796019900498],[0.8,0.7,0.4],'LineStyle','none')

fill([0.0027363184079602 0.0027363184079602 0.00276119402985075 0.00276119402985075],[0.00340796019900498 0.00343283582089552 0.00343283582089552 0.00340796019900498],[0.8,0.7,0.4],'LineStyle','none')

fill([0.00276119402985075 0.00276119402985075 0.00278606965174129 0.00278606965174129],[0.00340796019900498 0.00343283582089552 0.00343283582089552 0.00340796019900498],[0.8,0.7,0.4],'LineStyle','none')

fill([0.00278606965174129 0.00278606965174129 0.00281094527363184 0.00281094527363184],[0.00340796019900498 0.00343283582089552 0.00343283582089552 0.00340796019900498],[0.8,0.7,0.4],'LineStyle','none')

fill([0.00308457711442786 0.00308457711442786 0.00310945273631841 0.00310945273631841],[0.00340796019900498 0.00343283582089552 0.00343283582089552 0.00340796019900498],[0.8,0.7,0.4],'LineStyle','none')

fill([0.00281094527363184 0.00281094527363184 0.00283582089552239 0.00283582089552239],[0.00343283582089552 0.00345771144278607 0.00345771144278607 0.00343283582089552],[0.8,0.7,0.4],'LineStyle','none')

fill([0.00283582089552239 0.00283582089552239 0.00286069651741294 0.00286069651741294],[0.00343283582089552 0.00345771144278607 0.00345771144278607 0.00343283582089552],[0.8,0.7,0.4],'LineStyle','none')

fill([0.00286069651741294 0.00286069651741294 0.00288557213930348 0.00288557213930348],[0.00343283582089552 0.00345771144278607 0.00345771144278607 0.00343283582089552],[0.8,0.7,0.4],'LineStyle','none')

fill([0.00308457711442786 0.00308457711442786 0.00310945273631841 0.00310945273631841],[0.00343283582089552 0.00345771144278607 0.00345771144278607 0.00343283582089552],[0.8,0.7,0.4],'LineStyle','none')

fill([0.00288557213930348 0.00288557213930348 0.00291044776119403 0.00291044776119403],[0.00345771144278607 0.00348258706467662 0.00348258706467662 0.00345771144278607],[0.8,0.7,0.4],'LineStyle','none')

fill([0.00291044776119403 0.00291044776119403 0.00293532338308458 0.00293532338308458],[0.00345771144278607 0.00348258706467662 0.00348258706467662 0.00345771144278607],[0.8,0.7,0.4],'LineStyle','none')

fill([0.00293532338308458 0.00293532338308458 0.00296019900497512 0.00296019900497512],[0.00345771144278607 0.00348258706467662 0.00348258706467662 0.00345771144278607],[0.8,0.7,0.4],'LineStyle','none')

fill([0.00296019900497512 0.00296019900497512 0.00298507462686567 0.00298507462686567],[0.00345771144278607 0.00348258706467662 0.00348258706467662 0.00345771144278607],[0.8,0.7,0.4],'LineStyle','none')

fill([0.00308457711442786 0.00308457711442786 0.00310945273631841 0.00310945273631841],[0.00345771144278607 0.00348258706467662 0.00348258706467662 0.00345771144278607],[0.8,0.7,0.4],'LineStyle','none')

fill([0.00298507462686567 0.00298507462686567 0.00300995024875622 0.00300995024875622],[0.00348258706467662 0.00350746268656716 0.00350746268656716 0.00348258706467662],[0.8,0.7,0.4],'LineStyle','none')

fill([0.00300995024875622 0.00300995024875622 0.00303482587064677 0.00303482587064677],[0.00348258706467662 0.00350746268656716 0.00350746268656716 0.00348258706467662],[0.8,0.7,0.4],'LineStyle','none')

fill([0.00303482587064677 0.00303482587064677 0.00305970149253731 0.00305970149253731],[0.00348258706467662 0.00350746268656716 0.00350746268656716 0.00348258706467662],[0.8,0.7,0.4],'LineStyle','none')

fill([0.00305970149253731 0.00305970149253731 0.00308457711442786 0.00308457711442786],[0.00348258706467662 0.00350746268656716 0.00350746268656716 0.00348258706467662],[0.8,0.7,0.4],'LineStyle','none')

fill([0.00308457711442786 0.00308457711442786 0.00310945273631841 0.00310945273631841],[0.00348258706467662 0.00350746268656716 0.00350746268656716 0.00348258706467662],[0.8,0.7,0.4],'LineStyle','none')
